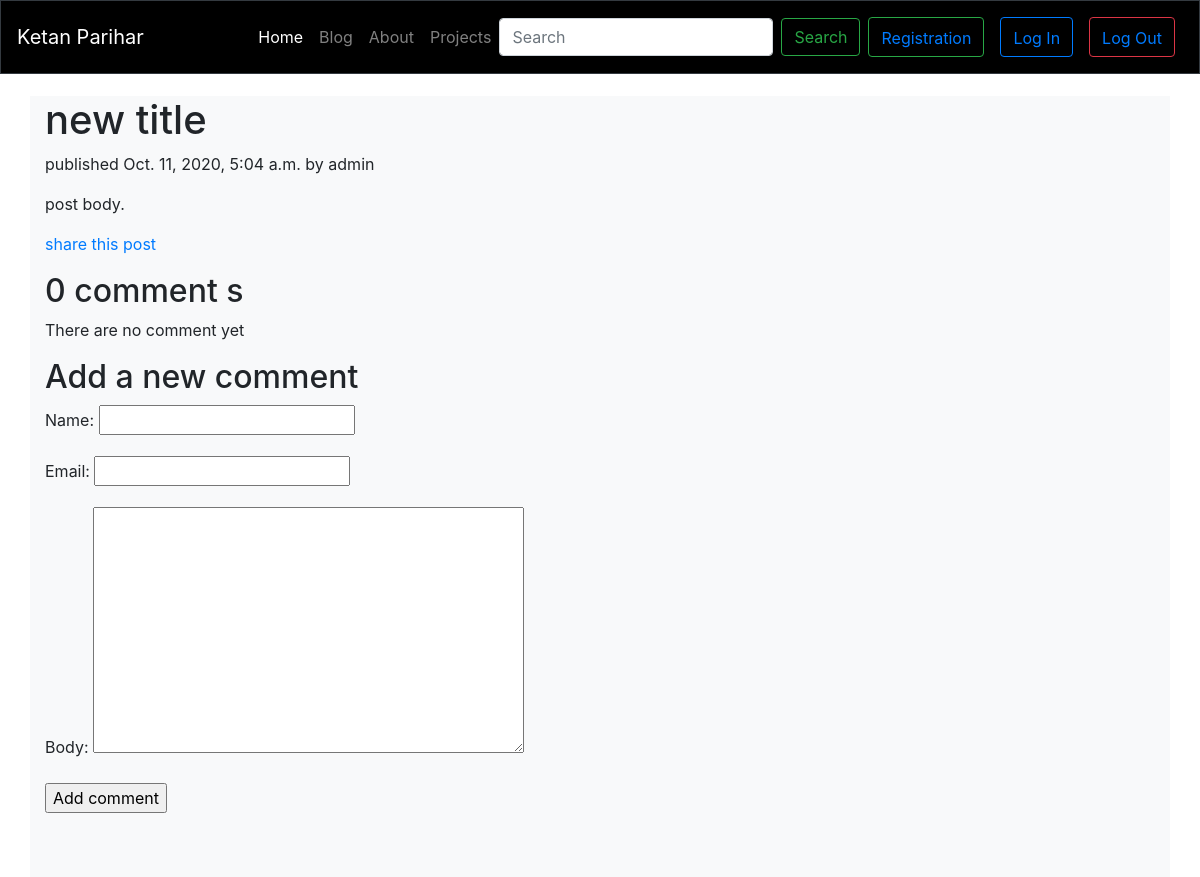
Screenshot of /2020/10/11/another-post/ with the database file from the repository.
### blog/models.py (models this page shows, shortened)
class Post(models.Model):
    STATUS_CHOICE = (
         ('draft' , 'Draft'),
         ('published', 'Published')
    )
    title   = models.CharField(max_length=250)
    slug    = models.SlugField(max_length=250,unique_for_date='publish')
    author  = models.ForeignKey(User , on_delete=models.CASCADE ,related_name='blog_posts' )
    body    = models.TextField()
    publish = models.DateTimeField( default=timezone.now)
    created = models.DateTimeField(auto_now_add=True)
    update  = models.DateTimeField(auto_now=True)
    status  = models.CharField(max_length=10 , choices=STATUS_CHOICE,default='draft')
    objects = models.Manager()
    published = PublishedManager()
    class meta:
        ordering = ('-publish')

### blog/views.py (the view)
# urls.py: path('<int:year>/<int:month>/<int:day>/<slug:post>/', views.post_detail, name='post_detail'),
def post_detail(request, year, month, day, post):
    post = get_object_or_404(Post, slug=post,
                             status='published',
                             publish__year=year,
                             publish__month=month,
                             publish__day=day)
    comments = post.comments.filter(active=True)
    new_comment = None
    if request.method == 'POST':
        comment_form = CommentForm(data=request.POST)
        if comment_form.is_valid():
            new_comment = comment_form.save(commit=False)
            new_comment.post = post
            new_comment.save()
            return render(request, 'blog/post/detail.html', {'post':post, 'comments':comments,'new_comment':new_comment,'comment_form':comment_form})
    else:
      comment_form = CommentForm()
      return render(request, 'blog/post/detail.html', {'post':post, 'comments':comments,'new_comment':new_comment,'comment_form':comment_form})

### blog/forms.py
class CommentForm(forms.ModelForm):
    class Meta:
        model = comment
        fields = ('name', 'email', 'body')

### blog/templates/blog/post/detail.html (shortened to what this page needs)
{% extends 'blog/base.html' %}
{% block content %}
<div class="container bg-light pb-5">
    <h1>{{ post.title }}</h1>
    <p class="date">
       published {{ post.publish }} by {{ post.author }}
    </p>
    {{ post.body|linebreaks }}
    <p>
      <a href="{% url "blog:post_share" post.id %}">share this post</a>
    </p>
    {% with comments.count as total_comments %}
        <h2>
          {{ total_comments }} comment {{ total_comments|pluralize }}
        </h2>
    {% endwith %}
    {% for comment in comments %}
        <div class="comment">
            <p class="info">
                comment {{ forloop.counter }} by {{ comment.name }}{{ comment.created }}
            </p>
            {{ comment.body|linebreaks }}
        </div>
    {% empty %}
        <p>There are no comment yet</p>
    {% endfor %}
    {% if new_comment %}
        <h2>your comment has been added</h2>
    {% else %}
        <h2>Add a new comment</h2>
        <form action="." method="post">
            {{ comment_form.as_p }}
            <p><input type="submit" value="Add comment"></p>
        </form>
    {% endif %}
</div>
{% endblock %}

### rows the page displays
Post: title "new title", publish "Oct. 11, 2020, 5:04 a.m.", author "admin", body "post body."

### other values shown
{{ total_comments }} "0"
